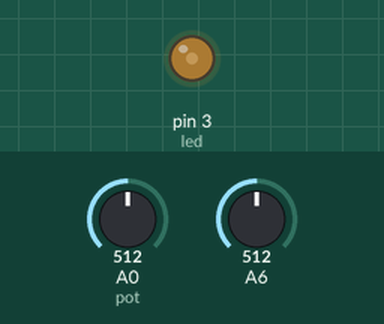
Recording of a sketch running on a simulated Arduino Uno, built with avr-gcc and run on an emulated ATmega328P. Shown: output pins drawn as LEDs (lit = HIGH). The inputs (shaded band) are chosen by the test bench; at power-on: A0 (pot) = 512, A6 = 512.

Above: at 3.3 s.
3.4 s: A0 (pot) set to 716
At 6.45 s:
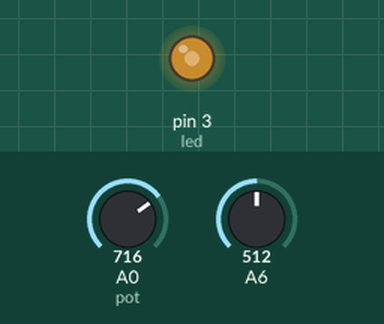
8.7 s: A6 set to 900
At 8.86 s:
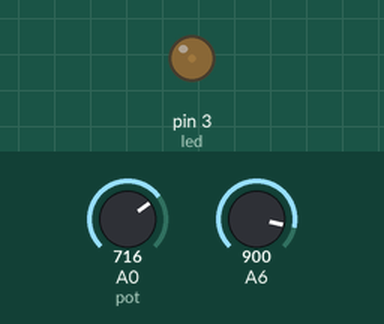
Timing chart, 0 to 21.7 s (numbered marks = the images above; inputs shaded):
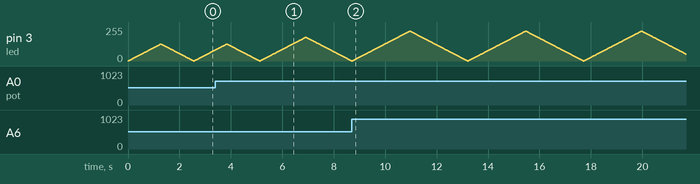

The sketch:

exec1.ino
```cpp
int pot = A0;  // Pino analógico conectado ao potenciômetro
int bits = 0;       // Valor do potenciômetro
int led = 3;         // Pino digital conectado ao LED

void setup() {
  pinMode(led, OUTPUT);
}

void loop() {
  pot = analogRead(pot);  // Ler o valor do potenciômetro (0-1023)

  // Mapear o valor do potenciômetro para a faixa de brilho do LED (0-255)
  int brightness = map(pot, 0, 1023, 0, 255);

  // Aumentar a intensidade de 0% para 100%
  for (int i = 0; i <= brightness; i++) {
    analogWrite(led, i);
    delay(10); // Ajuste o tempo de processo conforme necessário
  }

  // Diminuir a intensidade de 100% para 0%
  for (int i = brightness; i >= 0; i--) {
    analogWrite(led, i);
    delay(10); // Ajuste o tempo de processo conforme necessário
  }
}
```
